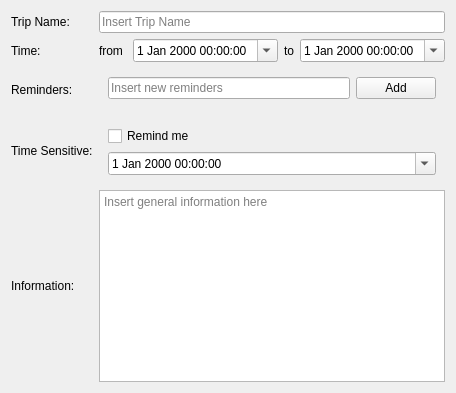
              <widget class="QWidget" name="tripEditWidget" native="true">
               <property name="sizePolicy">
                <sizepolicy hsizetype="Preferred" vsizetype="Preferred">
                 <horstretch>0</horstretch>
                 <verstretch>0</verstretch>
                </sizepolicy>
               </property>
               <layout class="QGridLayout" name="gridLayout">
                <item row="0" column="1">
                 <widget class="QLineEdit" name="tripNameLineEdit">
                  <property name="text">
                   <string/>
                  </property>
                  <property name="placeholderText">
                   <string>Insert Trip Name</string>
                  </property>
                 </widget>
                </item>
                <item row="4" column="1">
                 <widget class="QTextEdit" name="tripInfoTextEdit">
                  <property name="sizePolicy">
                   <sizepolicy hsizetype="Preferred" vsizetype="Fixed">
                    <horstretch>0</horstretch>
                    <verstretch>0</verstretch>
                   </sizepolicy>
                  </property>
                  <property name="minimumSize">
                   <size>
                    <width>0</width>
                    <height>50</height>
                   </size>
                  </property>
                  <property name="placeholderText">
                   <string>Insert general information here</string>
                  </property>
                 </widget>
                </item>
                <item row="2" column="1">
                 <widget class="QWidget" name="tripReminderWidget" native="true">
                  <layout class="QVBoxLayout" name="verticalLayout_5">
                   <property name="bottomMargin">
                    <number>12</number>
                   </property>
                   <item>
                    <layout class="QVBoxLayout" name="tripReminderLayout"/>
                   </item>
                   <item>
                    <layout class="QHBoxLayout" name="horizontalLayout">
                     <property name="bottomMargin">
                      <number>0</number>
                     </property>
                     <item>
                      <widget class="QLineEdit" name="tripAddReminderLineEdit">
                       <property name="placeholderText">
                        <string>Insert new reminders</string>
                       </property>
                      </widget>
                     </item>
                     <item>
                      <widget class="QPushButton" name="tripAddReminderButton">
                       <property name="sizePolicy">
                        <sizepolicy hsizetype="Minimum" vsizetype="Preferred">
                         <horstretch>0</horstretch>
                         <verstretch>0</verstretch>
                        </sizepolicy>
                       </property>
                       <property name="text">
                        <string>Add</string>
                       </property>
                      </widget>
                     </item>
                    </layout>
                   </item>
                  </layout>
                 </widget>
                </item>
                <item row="3" column="0">
                 <widget class="QLabel" name="label_7">
                  <property name="text">
                   <string>Time Sensitive:</string>
                  </property>
                  <property name="alignment">
                   <set>Qt::AlignLeading|Qt::AlignLeft|Qt::AlignVCenter</set>
                  </property>
                 </widget>
                </item>
                <item row="4" column="0">
                 <widget class="QLabel" name="label_8">
                  <property name="text">
                   <string>Information:</string>
                  </property>
                  <property name="alignment">
                   <set>Qt::AlignLeading|Qt::AlignLeft|Qt::AlignVCenter</set>
                  </property>
                 </widget>
                </item>
                <item row="2" column="0">
                 <widget class="QLabel" name="label_6">
                  <property name="text">
                   <string>Reminders:</string>
                  </property>
                 </widget>
                </item>
                <item row="1" column="0">
                 <widget class="QLabel" name="label_3">
                  <property name="text">
                   <string>Time:</string>
                  </property>
                 </widget>
                </item>
                <item row="0" column="0">
                 <widget class="QLabel" name="label_2">
                  <property name="text">
                   <string>Trip Name:</string>
                  </property>
                 </widget>
                </item>
                <item row="1" column="1">
                 <layout class="QHBoxLayout" name="horizontalLayout_3">
                  <item>
                   <widget class="QLabel" name="label_4">
                    <property name="sizePolicy">
                     <sizepolicy hsizetype="Preferred" vsizetype="Preferred">
                      <horstretch>0</horstretch>
                      <verstretch>0</verstretch>
                     </sizepolicy>
                    </property>
                    <property name="text">
                     <string>from </string>
                    </property>
                   </widget>
                  </item>
                  <item>
                   <widget class="QDateTimeEdit" name="tripFromDateTimeEdit">
                    <property name="sizePolicy">
                     <sizepolicy hsizetype="Expanding" vsizetype="Fixed">
                      <horstretch>0</horstretch>
                      <verstretch>0</verstretch>
                     </sizepolicy>
                    </property>
                    <property name="calendarPopup">
                     <bool>true</bool>
                    </property>
                   </widget>
                  </item>
                  <item>
                   <widget class="QLabel" name="label_5">
                    <property name="sizePolicy">
                     <sizepolicy hsizetype="Minimum" vsizetype="Preferred">
                      <horstretch>0</horstretch>
                      <verstretch>0</verstretch>
                     </sizepolicy>
                    </property>
                    <property name="text">
                     <string>to</string>
                    </property>
                   </widget>
                  </item>
                  <item>
                   <widget class="QDateTimeEdit" name="tripToDateTimeEdit">
                    <property name="sizePolicy">
                     <sizepolicy hsizetype="Expanding" vsizetype="Fixed">
                      <horstretch>0</horstretch>
                      <verstretch>0</verstretch>
                     </sizepolicy>
                    </property>
                    <property name="calendarPopup">
                     <bool>true</bool>
                    </property>
                   </widget>
                  </item>
                 </layout>
                </item>
                <item row="3" column="1">
                 <widget class="QWidget" name="widget_4" native="true">
                  <layout class="QVBoxLayout" name="verticalLayout_6">
                   <item>
                    <widget class="QCheckBox" name="tripTimeSensitiveCheckBox">
                     <property name="text">
                      <string>Remind me</string>
                     </property>
                    </widget>
                   </item>
                   <item>
                    <widget class="QDateTimeEdit" name="tripTimeSensitiveDateTimeEdit">
                     <property name="calendarPopup">
                      <bool>true</bool>
                     </property>
                    </widget>
                   </item>
                  </layout>
                 </widget>
                </item>
               </layout>
              </widget>
